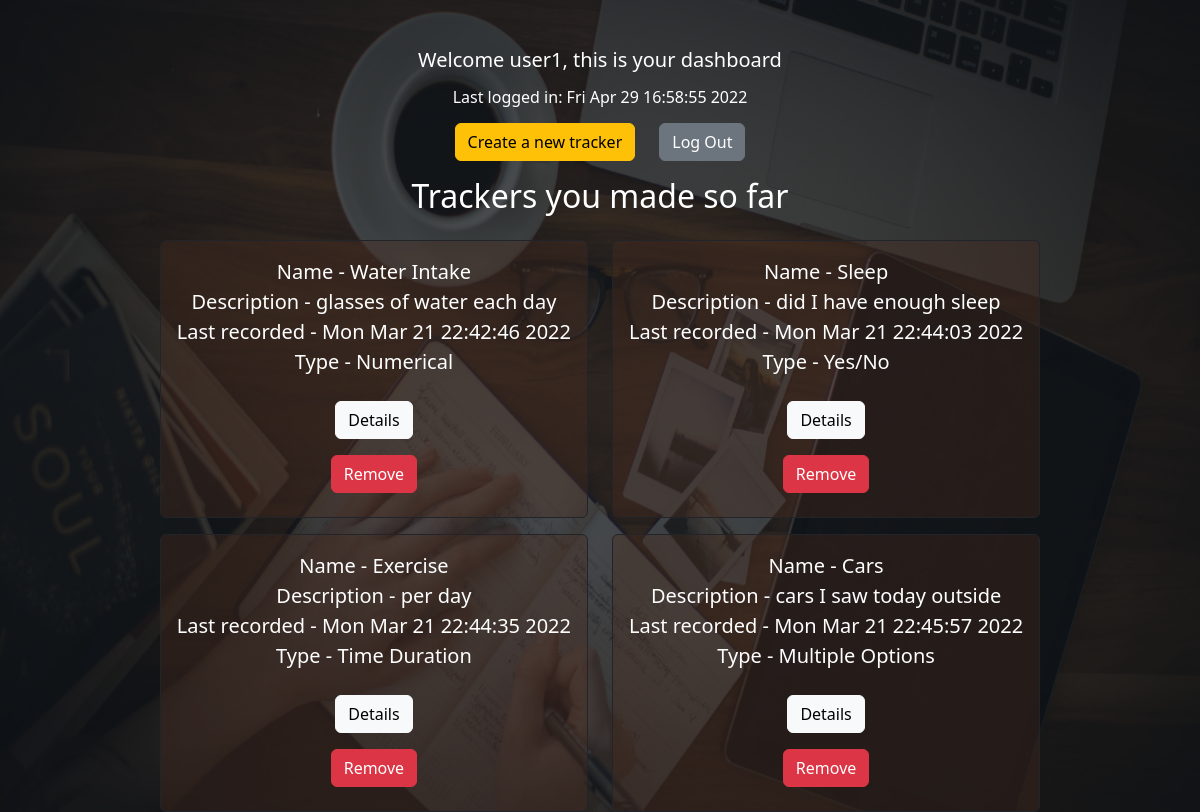
The page /dashboard/user1 (signed in) on the database as committed earlier.
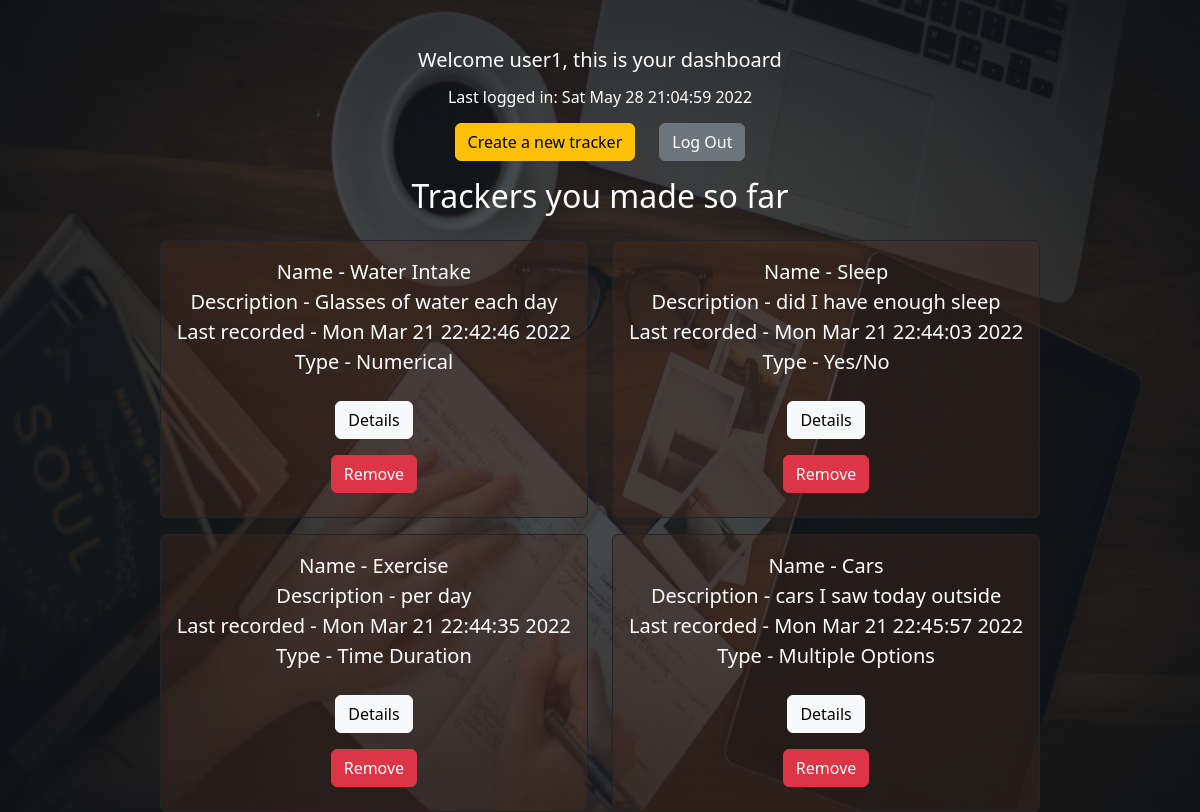
The same page on the database as committed later.
### application/models.py (models this page shows, shortened)
class User(db.Model):
    user_id = db.Column(db.Integer, primary_key=True)
    user_name = db.Column(db.String(80), unique=True, nullable=False)
    password = db.Column(db.String(120), nullable=False)
    last_login_time = db.Column(db.String(100),nullable=False)
    trackers = db.relationship('Tracker', backref='user', lazy=True)

class Tracker(db.Model):
    tracker_id = db.Column(db.Integer, primary_key=True)
    tracker_name = db.Column(db.String(80), nullable=False)
    tracker_description = db.Column(db.String(120), nullable=False)
    tracker_type = db.Column(db.String(50),nullable=False)
    user_defined_options = db.Column(db.String(200))
    tracker_log_time = db.Column(db.String(120), nullable=False)
    user_id = db.Column(db.Integer, db.ForeignKey('user.user_id'),nullable=False)
    tracker_logs = db.relationship('Trackerlogs', backref='tracker', lazy=True)

### application/dashboard.py (the view)
@app.route("/dashboard/<user_name>")
def dashboard(user_name):
    if "user_name" in session:
        current_user = User.query.filter_by(user_name=user_name).first()
        last_login_time = current_user.last_login_time
        user_id = current_user.user_id
        user_trackers = Tracker.query.filter_by(user_id=user_id).all()
        return render_template("dashboard.html",user_name=user_name,title="Dashboard",last_login_time=last_login_time,usertrackers=user_trackers)
    else:
        return redirect("/")

### templates/dashboard.html
{% extends 'layout.html' %} {% block body %}
<div class="row mt-5 justify-content-center">
    <div class="col-auto h5">
        Welcome {{user_name}}, this is your dashboard
    </div>
</div>
<div class="row mt-2 justify-content-center">
    <div class="col-auto h6">
        Last logged in: {{last_login_time}} <br>
    </div>
</div>
<div class="row mt-2 justify-content-center">
    <div class="col-auto">
        <a class="btn btn-warning" href="/tracker/{{user_name}}">Create a new tracker</a>
    </div>
    <div class="col-auto">
        <a class="btn btn-secondary" href="/logout/{{user_name}}">Log Out</a>
    </div>
</div>
<div class="row mt-3 justify-content-center">
    <div class="col-auto">
        <h2 class="h2">Trackers you made so far</h2>
    </div>
</div>
<div class="row justify-content-center">
    {% for tracker in usertrackers %}
    <div class="col-auto mr-3 mt-3 d-flex justify-content-center">
        <div class="row justify-content-center text-center">
            <div class="col-auto">
                <div class="p-3 border-dark border rounded bgTracker">
                    Name - {{tracker["tracker_name"]}} <br>
                    Description - {{tracker["tracker_description"]}} <br>
                    Last recorded - {{tracker["tracker_log_time"]}} <br>
                    {% if tracker["tracker_type"] == "numerical_tracker"%}Type - Numerical{% endif %}
                    {% if tracker["tracker_type"] == "boolean_tracker"%}Type - Yes/No{% endif %}
                    {% if tracker["tracker_type"] == "mo_tracker"%}Type - Multiple Options{% endif %}
                    {% if tracker["tracker_type"] == "time_tracker"%}Type - Time Duration{% endif %} <br>
                    <a class="btn btn-light mt-4 mb-2" href='/trackerdetails/{{tracker["tracker_id"]}}'>Details</a><br>
                    <a class="btn btn-danger mt-2 mb-2" href='/deletetracker/{{tracker["tracker_id"]}}'>Remove</a> <br>
                </div>
            </div>
        </div>
    </div>
    {% endfor %}
</div>
{% endblock %}

Rows that differ between the two databases and show on the page:
changed User "user1": last_login_time "Fri Apr 29 16:58:55 2022" → "Sat May 28 21:04:59 2022"
changed Tracker "Water Intake": tracker_description "glasses of water each day" → "Glasses of water each day"
